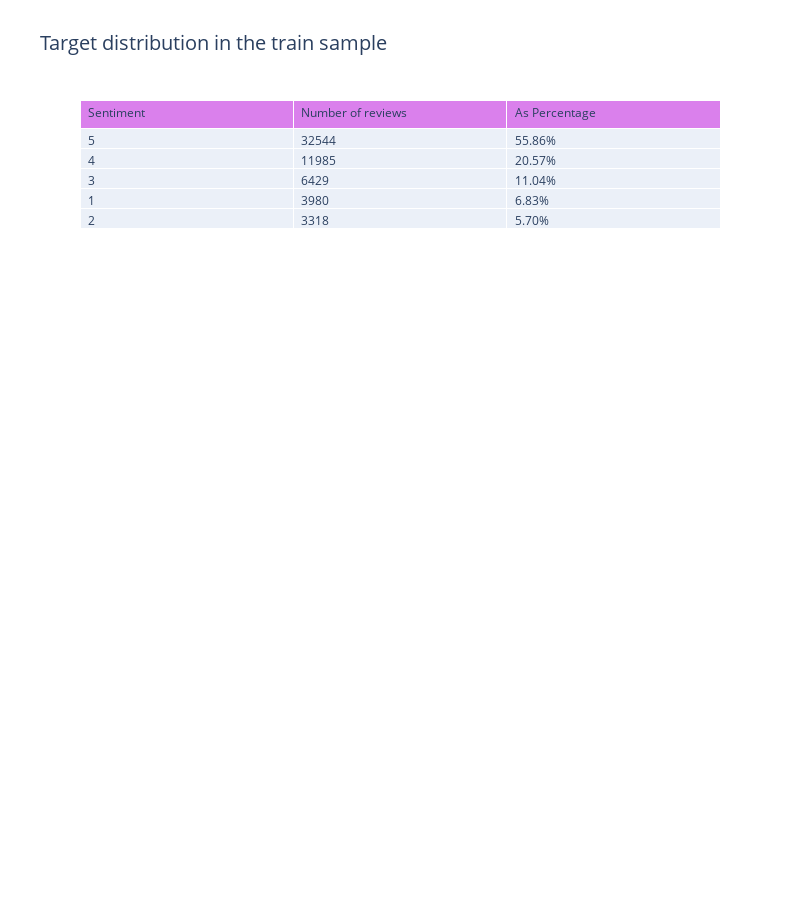

Write notebook code for a chart like this one.
### Code cell
trace = go.Table(header=dict(values=['Sentiment', 'Number of reviews', 'As Percentage'],
                             fill = dict(color=['#da80ec']),
                             align = ['left'] * 5),
                 cells=dict(values=[test.overall.value_counts().keys(),
                                    test.overall.value_counts(),['{:.2%}'.format(x) for x in test.overall.value_counts()/len(test)]],
                            align = ['left'] * 5))

layout = go.Layout(title='Target distribution in the train sample',
                   titlefont = dict(size = 20),
                   width=800, height=900,
                   paper_bgcolor =  'rgba(0,0,0,0)',
                   plot_bgcolor = 'rgba(0,0,0,0)',
                   autosize = True,
                   yaxis=go.layout.YAxis(automargin = True),
                   )
data = [trace]
fig = dict(data=data, layout=layout)
iplot(fig)

### Figure 1 — Plotly figure (JSON) as saved in the notebook; plotly's stock layout.template omitted (floating-point values rounded to 4 significant figures)
{"data": [{"cells": {"align": ["left", "left", "left", "left", "left"], "values": [[5.0, 4.0, 3.0, 1.0, 2.0], [32544, 11985, 6429, 3980, 3318], ["55.86%", "20.57%", "11.04%", "6.83%", "5.70%"]]}, "header": {"align": ["left", "left", "left", "left", "left"], "fill": {"color": ["#da80ec"]}, "values": ["Sentiment", "Number of reviews", "As Percentage"]}, "type": "table"}], "layout": {"autosize": true, "height": 900, "paper_bgcolor": "rgba(0,0,0,0)", "plot_bgcolor": "rgba(0,0,0,0)", "title": {"font": {"size": 20}, "text": "Target distribution in the train sample"}, "width": 800, "yaxis": {"automargin": true}}}
